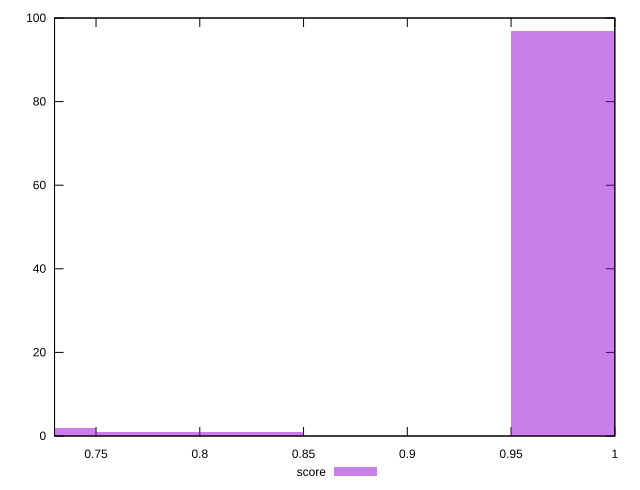

This chart was generated by the following gnuplot code:
reset

$score <<EOF
1 97
0.7000000000000001 2
0.8 1
EOF

set key outside below
set boxwidth 0.1
set xrange [0.73:1]
set yrange [0:100]
set trange [0:100]
set style fill transparent solid 0.5 noborder
set terminal svg size 640, 490 enhanced background rgb 'white'
set output "reports/report_00027_2021-02-24T12-40-31.850Z/uses-rel-preconnect/samples/music/score/histogram.svg"

plot $score title "score" with boxes

reset
